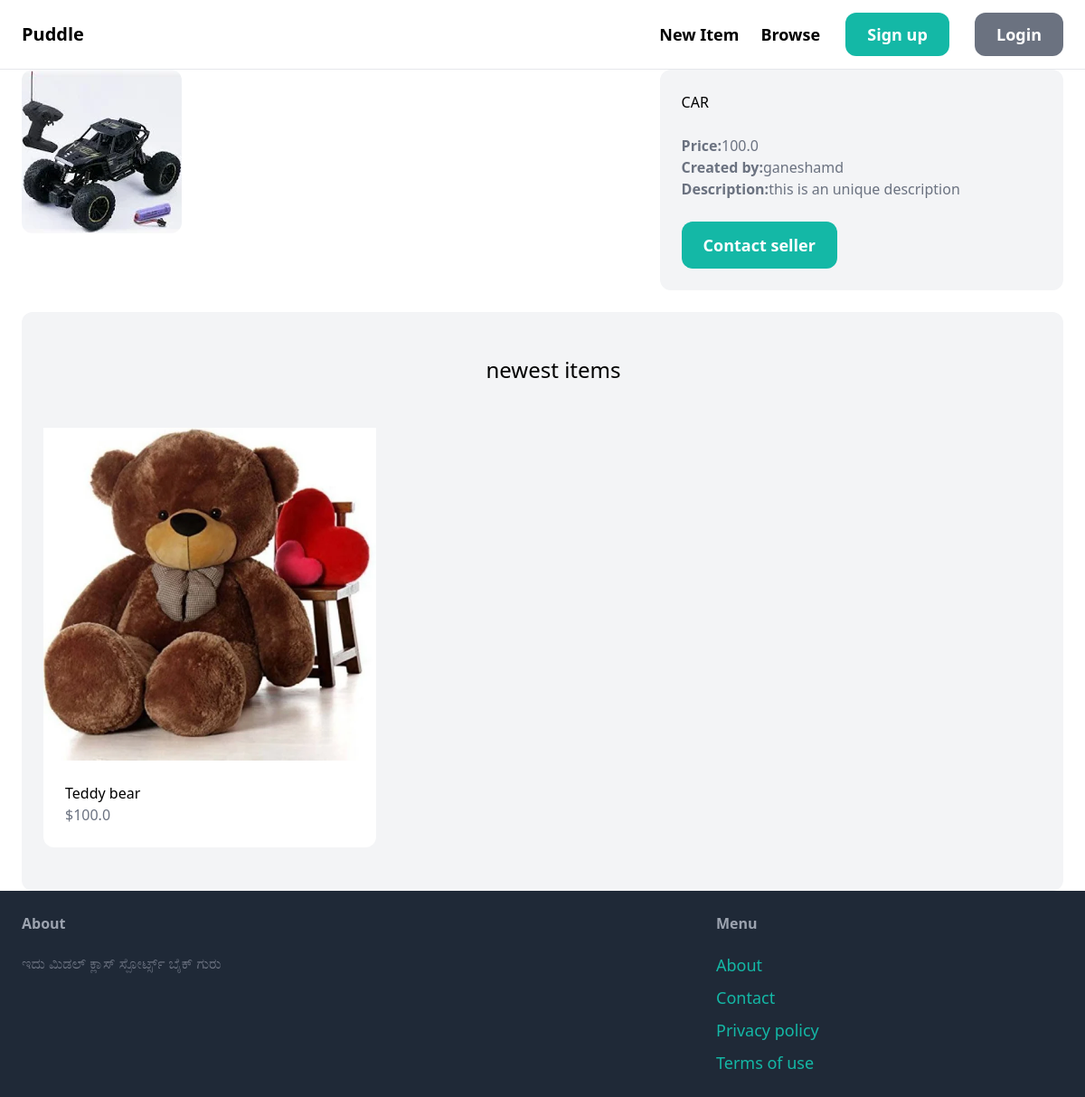
The app's page /items/4 with its own data.
### core/models.py (models this page shows, shortened)
class Item(models.Model):
    category = models.ForeignKey(Category,related_name='items',on_delete=models.CASCADE)
    name = models.CharField(max_length=255)
    description = models.TextField(blank=True,null=True)
    price = models.FloatField()
    image = models.ImageField(upload_to='item_images',blank=True,null=True)
    is_sold = models.BooleanField(default=False)
    created_at = models.DateField(auto_now_add=True)
    created_by = models.ForeignKey(User,related_name='items',on_delete=models.CASCADE)

### item/views.py (the view)
# urls.py: path('<int:pk>',views.detail,name='detail'),
def detail(request, pk):
    item = get_object_or_404(Item, pk = pk)
    related_items = Item.objects.filter(category=item.category, is_sold=False).exclude(pk=pk)[0:3]
    context = {'item':item,'related_items':related_items}
    return render(request,'item/detail.html',context)

### item/templates/item/detail.html (shortened to what this page needs)
{%extends 'base.html'%}
{%block content%}
    <div class="grid grid-cols-5 gap-6">
        <div class='col-span-3'>
            <img src="{{item.image.url}}" class="rounded-xl">
        </div>
        <div class="col-span-2 p-6 bg-gray-100 rounded-xl">
            <h1 class="mb-6 text2xl">{{item.name}}<h1>
            <p class="text-gray-500"><strong>Price:</strong>{{item.price}}</p>
            <p class="text-gray-500"><strong>Created by:</strong>{{item.created_by}}</p>
            {%if item.description %}
            <p class="text-gray-500"><strong>Description:</strong>{{item.description}}<p>
            {%endif%}
            <a href="#" class="inline-block mt-6 px-6 py-3 text-lg font-semibold bg-teal-500 text-white rounded-xl hover:bg-teal-700">Contact seller</a>
        </div>
    </div>
    <div class="mt-6 ps-6 py-12 bg-gray-100 rounded-xl">
        <h2 class="mb-12 text-2xl text-center">newest items</h2>
        <div class="grid grid-cols-3 gap-3">
            {%for item in related_items%}
                <div>
                    <a href="{%url 'item:detail' item.id%}">
                        <div>
                            <img src="{{item.image.url}}" class="rounde-t-xl">
                        </div>
                        <div class="p-6 bg-white rounded-b-xl">
                            <h2 class-"text-2xl">{{item.name}}</h2>
                            <p class="text-gray-500">${{item.price}}</p>
                        </div>
                    </a>
                </div>
            {% endfor %}
        </div>
    </div>
{%endblock content%}

### records on screen
Item: image (picture), name "CAR", price "100.0", created_by "ganeshamd", description "this is an unique description"
Item: image (picture), name "Teddy bear", price "100.0"
